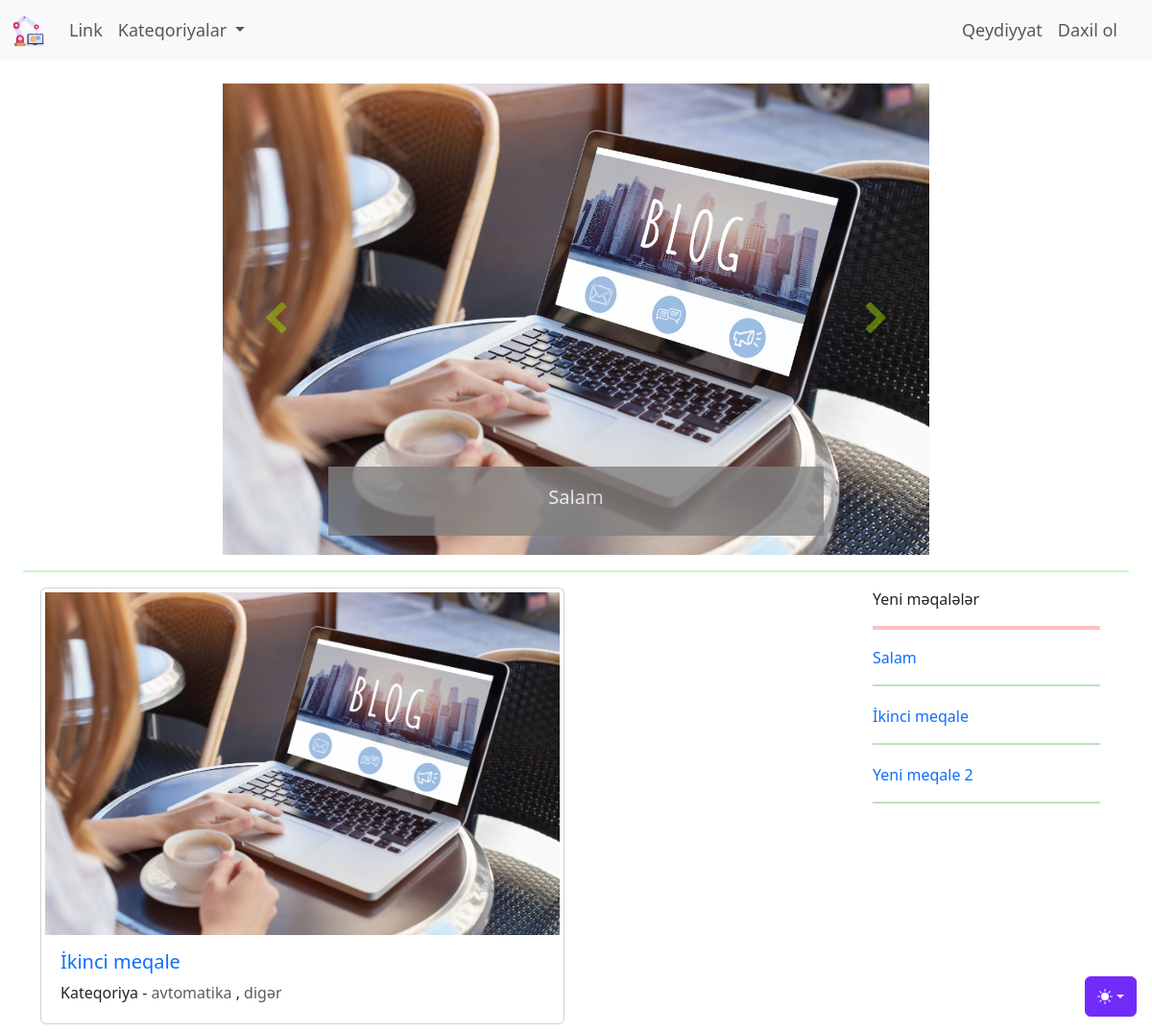
The page / on the database its author committed.
### blog/models.py (models this page shows, shortened)
class Blog(models.Model):
    class Meta:
        verbose_name = 'Məqalə'
        verbose_name_plural = 'Məqalələr'
    basliq_sekli = models.ImageField(upload_to = "uploads/%d.%m.%Y",default = 'uploads/default.jpg',null=True,blank=True)
    karusel_sekli = ImageSpecField(source="basliq_sekli",
                                   processors=[ResizeToFill(600,400)],
                                   format='JPEG',
                                   options={'quality':100})
    basliq = models.CharField('Məqalə başlığı', max_length = 200)
    kontent = CKEditor5Field('Məqalə kontenti', config_name = 'extends')
    yaradilma_tarixi = models.DateTimeField('Yaranma tarixi', auto_now_add = True)
    deyisdirilme_tarixi = models.DateTimeField('Yaranma tarixi', auto_now = True)
    blog_slug = models.SlugField(editable=False, unique = True)
    blog_kateqoriya = models.ManyToManyField(Kateqoriya, verbose_name = 'Kateqoriyaları seçin.')
    yayinda_mi = models.BooleanField('Yayına buraxılsın?', default = False)
    yeni_mi = models.BooleanField('Yeni məqalə?', default = True)
    karuselde = models.BooleanField('Karuseldə', default = False)
    istifadeci = models.ForeignKey(settings.AUTH_USER_MODEL,verbose_name='İstifadəçi',on_delete = models.CASCADE)

class Kateqoriya(models.Model):
    class Meta:
        verbose_name = 'Kateqoriya'
        verbose_name_plural = 'Kateqoriyalar'
    kateqoriya_adi = models.CharField('Kateqoriya adı', max_length=150)
    kateqoriya_slug = models.SlugField(editable=False, unique=True)

### blog/views.py (the view)
# urls.py: path('',views.index),
def index(request):
    cox_oxunulan_kateqoriya = Blog.objects.get(id=2).blog_kateqoriya.all()
    cox_oxunulan_kateqoriya_list = list()
    for element in cox_oxunulan_kateqoriya:
        cox_oxunulan_kateqoriya_list.append(list((element,True)))
    cox_oxunulan_kateqoriya_list[len(cox_oxunulan_kateqoriya_list)-1][1] = False
    context = {
        'kateqoriyalar': Kateqoriya.objects.all(),
        'yazilar' : Blog.objects.all(),
        'cox_oxunulan': Blog.objects.get(id=2),
        'cox_oxunulan_kateqoriya_list':cox_oxunulan_kateqoriya_list,
        'yeni_yazilar' : Blog.objects.filter(yeni_mi=True),
    }
    return render(request,'blog/index.html',context)

### blog/templates/blog/index.html (shortened to what this page needs)
{%extends 'base.html'%}
{% load static %}
{% block some_css %}
    <link rel="stylesheet" href="{%static 'blog/css/blog_index.css'%}">
{% endblock  %}
{% block content %}
    <div class="container-fluid mt-4">
        <div class="container mb-2">
            <div class="row">
                <div class="col-lg-2"></div>
                <div class="col-lg-8">
                    <div id="carouselExample" class="carousel slide" data-bs-ride="carousel">
                        <div class="carousel-inner">
                          {%for yazi in yazilar%}
                            {%if yazi.karuselde%}
                                <div class="carousel-item">
                                    <a href="{%url 'yazini_tap' yazi.blog_slug%}" target="_blank" rel="noopener noreferrer">
                                        <img src="{{yazi.karusel_sekli.url}}" class="d-block w-100" alt="...">
                                    </a>
                                    <div class="carousel-caption d-block d-md-block d-sm-block d-xs-block" style="background-color: gray!important;opacity: .8; color: white;">
                                        <h5>
                                            <a class="karusel_basliq" href="{%url 'yazini_tap' yazi.blog_slug%}" target="_blank" rel="noopener noreferrer">
                                                {{yazi.basliq}}
                                            </a>
                                        </h5>
                                    </div>
                                </div>
                            {%endif%}
                          {%endfor%}
                        </div>
                        <button class="carousel-control-prev" type="button" data-bs-target="#carouselExample" data-bs-slide="prev">
                            <i class="fa fa-chevron-left" style="font-size:36px;color:rgb(153, 216, 5)"></i>
                        </button>
                        <button class="carousel-control-next" type="button" data-bs-target="#carouselExample" data-bs-slide="next">
                            <i class="fa fa-chevron-right" style="font-size:36px;color:rgb(153, 216, 5)"></i>
                        </button>
                      </div>
                </div>
                <div class="col-lg-2"></div>
            </div>
        </div>
        <hr class="divider">
        <div class="container-lg mt-3 mb-2">
            <div class="row">
                <div class="col-lg-6">
                    <div class="card p-1">
                        <a href="{%url 'yazini_tap' cox_oxunulan.blog_slug%}" target="_blank" title="{{cox_oxunulan.basliq}}">
                            <img src="{{cox_oxunulan.basliq_sekli.url}}" class="" style="width:100%;height:100%;">
                        </a>
                        <div class="card-body">
                          <h5 class="card-title">
                            <a class="cox_oxunulan" href="{%url 'yazini_tap' cox_oxunulan.blog_slug%}" target="_blank" title="{{cox_oxunulan.basliq}}">{{cox_oxunulan.basliq}}</a>
                          </h5>
                          <p class="card-text cox_oxunulan_kateqoriya">Kateqoriya -
                            {%for kateqoriya,novbeti in cox_oxunulan_kateqoriya_list%}
                                <span class="text-body-secondary">{{kateqoriya.kateqoriya_adi|lower}}</span>
                                {%if novbeti %},{%endif%}
                            {%endfor%}
                          </p>
                        </div>
                      </div>
                </div>
                <div class="col-lg-3">&nbsp;</div>
                <div class="col-lg-3">
                    <div class="container-fluid">
                        <div class="row">
                            <div class="col">Yeni məqalələr <hr style="border:none;border-top: 4px solid red;overflow: visible; height:5px;" /></div>
                        </div>
                        {% for yazi in yeni_yazilar %}
                            <div class="row">
                                <div class="col">
                                    <a target="_blank" href="{%url 'yazini_tap' yazi.blog_slug%}" class="cox_oxunulan">{{yazi.basliq}}</a>
                                </div>
                            </div>
                            <hr style="border:none;border-top: 2px solid green;overflow: visible; height:5px;" />
                        {% endfor %}
                    </div>
                </div>
            </div>
        </div>
    </div>
{% endblock %}

### blog/static/blog/css/blog_index.css (style rules this page uses)
.cox_oxunulan { text-decoration: none; }
.karusel_basliq { text-decoration: none; color: rgb(255, 255, 255); }
hr.divider { border: none; border-top: 2px solid rgb(21, 226, 21); overflow: visible; }

### rows shown on the page
Blog: karusel_sekli (placeholder picture), basliq "Salam"
Blog: basliq_sekli (placeholder picture), basliq "İkinci meqale"
Kateqoriya: kateqoriya_adi "avtomatika"
Kateqoriya: kateqoriya_adi "digər"
Blog: basliq "Yeni meqale 2"
